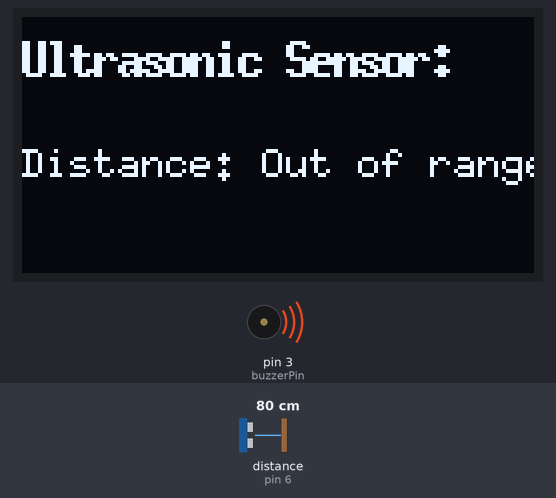
This sketch was run on a simulated Arduino Uno, built with avr-gcc and run on an emulated ATmega328P. Shown: 128×64 one-colour display, buzzer (waves = sounding, pin HIGH). Wiring (inferred from the names in the program): ultrasonic range finder: trigger pin 7; echo pin 6. The inputs (shaded band) are chosen by the test bench; at power-on: distance to the obstacle (sensor on pin 6) 80 cm. The echo pulse lasts 58.3 µs per cm; pins used as bus, display or sensor lines are not drawn.

Above: at 1.5 s.
1.6 s: distance to the obstacle (sensor on pin 6) set to 55 cm
3.8 s: distance to the obstacle (sensor on pin 6) set to 44 cm
At 5.3 s:
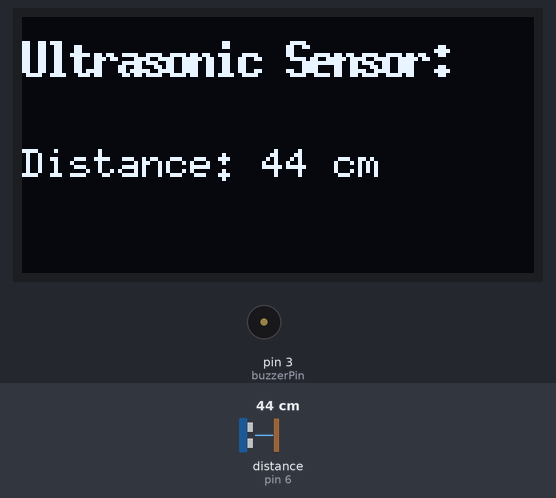
5.6 s: distance to the obstacle (sensor on pin 6) set to 60 cm
At 7.7 s:
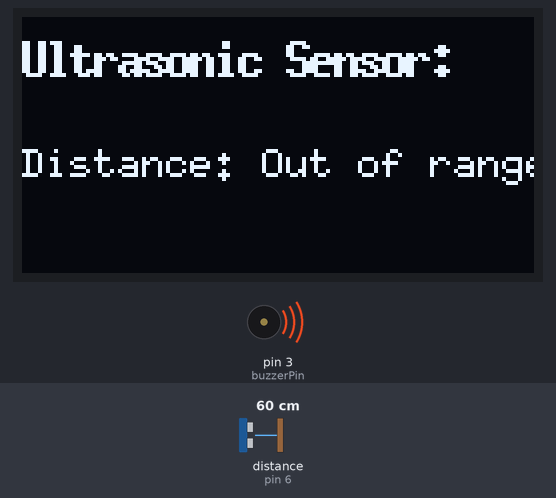
Timing chart, 0 to 9.2 s (numbered marks = the images above; inputs shaded):
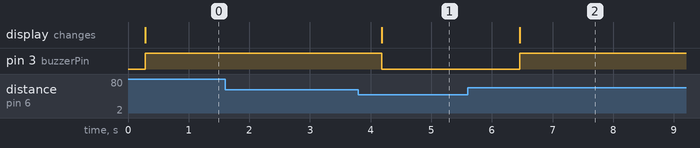

Measured:
- the behaviour switches between 50 and 49 cm on distance to the obstacle (sensor on pin 6) (found by bisection; images 0 and 1)
- after the input at 1.6 s, every drawn part: stays the same
- after the input at 3.8 s, pin 3 (buzzerPin): HIGH → LOW after 0.38 s; the display: changes after 0.38 s (image 1)
- after the input at 5.6 s, pin 3 (buzzerPin): LOW → HIGH after 0.86 s; the display: changes after 0.86 s (image 2)

The sketch:

08_ultrasonic_oled_buzzer.ino
```cpp
// (licence header left out)
#include <U8glib.h>               // U8glib for SH1106 OLED display

// === OLED INITIALIZATION ===
U8GLIB_SH1106_128X64 u8g(U8G_I2C_OPT_NONE);  // Create display object (I2C, default options)

// === Pin definitions ===
#define trigPin 7    // TRIG pin for ultrasonic sensor (output from Arduino)
#define echoPin 6    // ECHO pin for ultrasonic sensor (input to Arduino)
#define buzzerPin 3  // Buzzer control pin (active HIGH)

// === Distance thresholds ===
const int MAX_DIST = 50;        // If measured distance >= this, consider "out of range / far"
const int CLOSE_THRESHOLD = 5;  // If measured distance <= this, consider "too close" (warning)

// ----------------------
// Setup: runs once
// ----------------------
void setup() {
  pinMode(trigPin, OUTPUT);     // TRIG must be OUTPUT to send pulses
  pinMode(echoPin, INPUT);      // ECHO must be INPUT to read echo pulse
  pinMode(buzzerPin, OUTPUT);   // Buzzer is an OUTPUT we drive HIGH/LOW
  digitalWrite(buzzerPin, LOW); // Ensure buzzer starts OFF
}

// ----------------------
// Main loop
// ----------------------
void loop() {
  long duration;     // Time for echo pulse in microseconds (round-trip)
  long distance;     // Calculated distance in centimeters (use long to match duration scale)

  // ----- Trigger ultrasonic pulse -----
  digitalWrite(trigPin, LOW);        // Ensure a clean LOW pulse start
  delayMicroseconds(2);              // Wait 2 µs to stabilize
  digitalWrite(trigPin, HIGH);       // Send the trigger pulse (HIGH)
  delayMicroseconds(10);             // Keep HIGH for 10 µs as required by HC-SR04
  digitalWrite(trigPin, LOW);        // End trigger pulse

  // ----- Read echo duration -----
  // pulseIn waits for the pin to go HIGH and measures how long it stays HIGH (µs)
  duration = pulseIn(echoPin, HIGH);

  // ----- Convert duration to distance (cm) -----
  // speed of sound ≈ 343 m/s => 0.0343 cm/µs. Using 0.034 gives similar result.
  // distance = (duration_us * speed_cm_per_us) / 2
  // Use float calculation then convert to long to reduce integer truncation artifacts.
  float dist_cm = (duration * 0.0343f) / 2.0f;  // intermediate float for accuracy
  distance = (long)(dist_cm + 0.5f);            // round to nearest cm (add 0.5 before casting)

  // ----- OLED display: render distance or out-of-range message -----
  u8g.firstPage();                             // Begin paged drawing for U8glib
  do {
    u8g.setFont(u8g_font_6x13B);               // Bold-ish font for title
    u8g.drawStr(0, 15, "Ultrasonic Sensor:");  // Title text

    u8g.setFont(u8g_font_6x10);                // Smaller font for data lines

    // If distance is invalid (<=0) OR beyond MAX_DIST, show out of range.
    // Note: invalid reading can be duration==0 (no echo) -> dist_cm==0
    if (distance <= 0 || distance >= MAX_DIST) {
      u8g.drawStr(0, 40, "Distance: Out of range");
    } else {
      // Otherwise print the numeric distance
      char buf[24];
      sprintf(buf, "Distance: %ld cm", distance);
      u8g.drawStr(0, 40, buf);
    }
  } while (u8g.nextPage());                   // Finish all pages

  // ----- Buzzer control (FIXED) -----
  // Turn buzzer ON when:
  //   1) reading invalid or object too far (distance <=0 OR >= MAX_DIST), OR
  //   2) object is too close (distance <= CLOSE_THRESHOLD)
  //
  // This covers "too close" which the previous code missed.
  if (distance <= 0 || distance >= MAX_DIST || distance <= CLOSE_THRESHOLD) {
    digitalWrite(buzzerPin, HIGH);  // Activate buzzer (warning)
  } else {
    digitalWrite(buzzerPin, LOW);   // Silence buzzer (normal)
  }

  // Wait half a second between readings to limit update rate
  delay(500);
}
```
